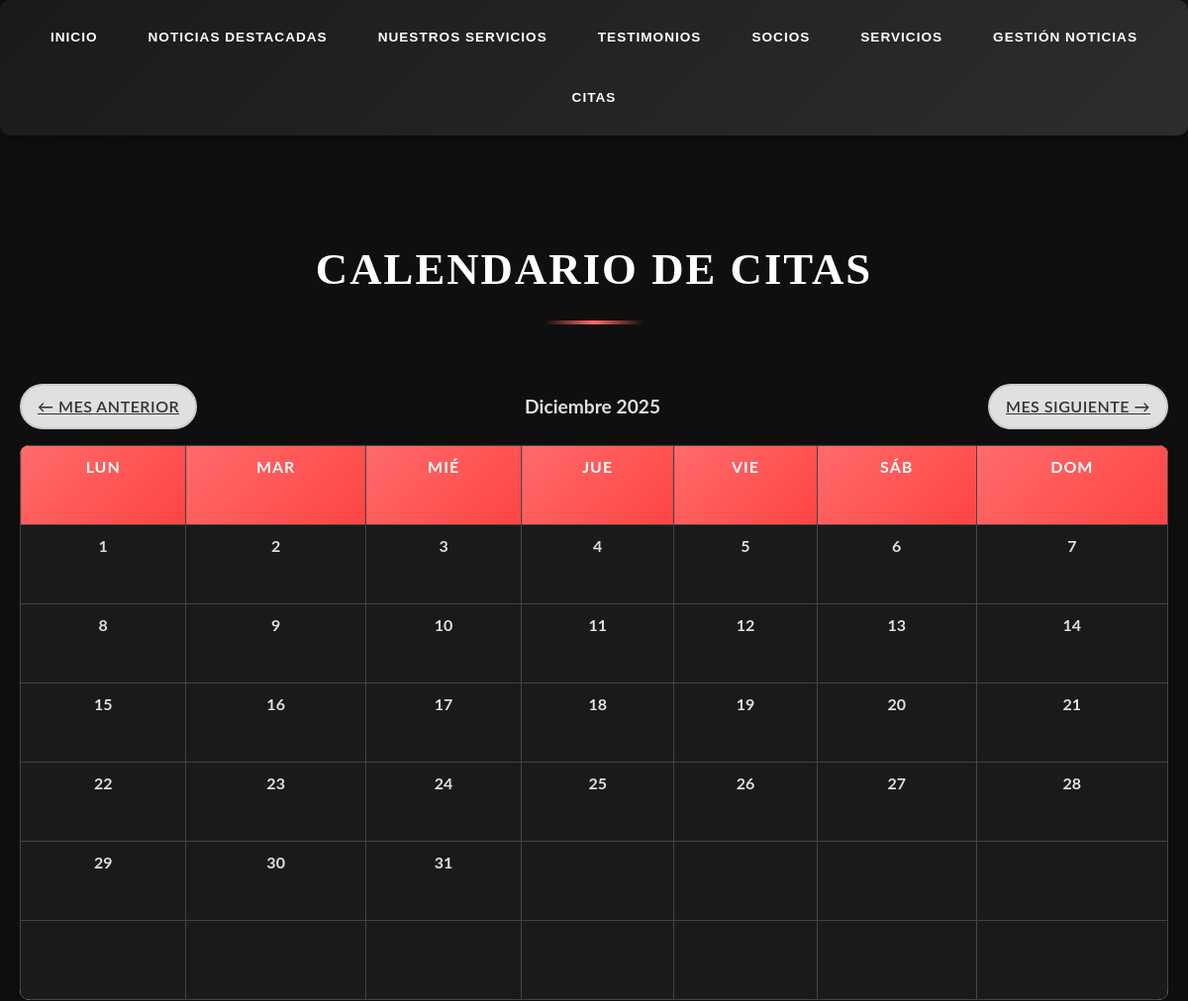
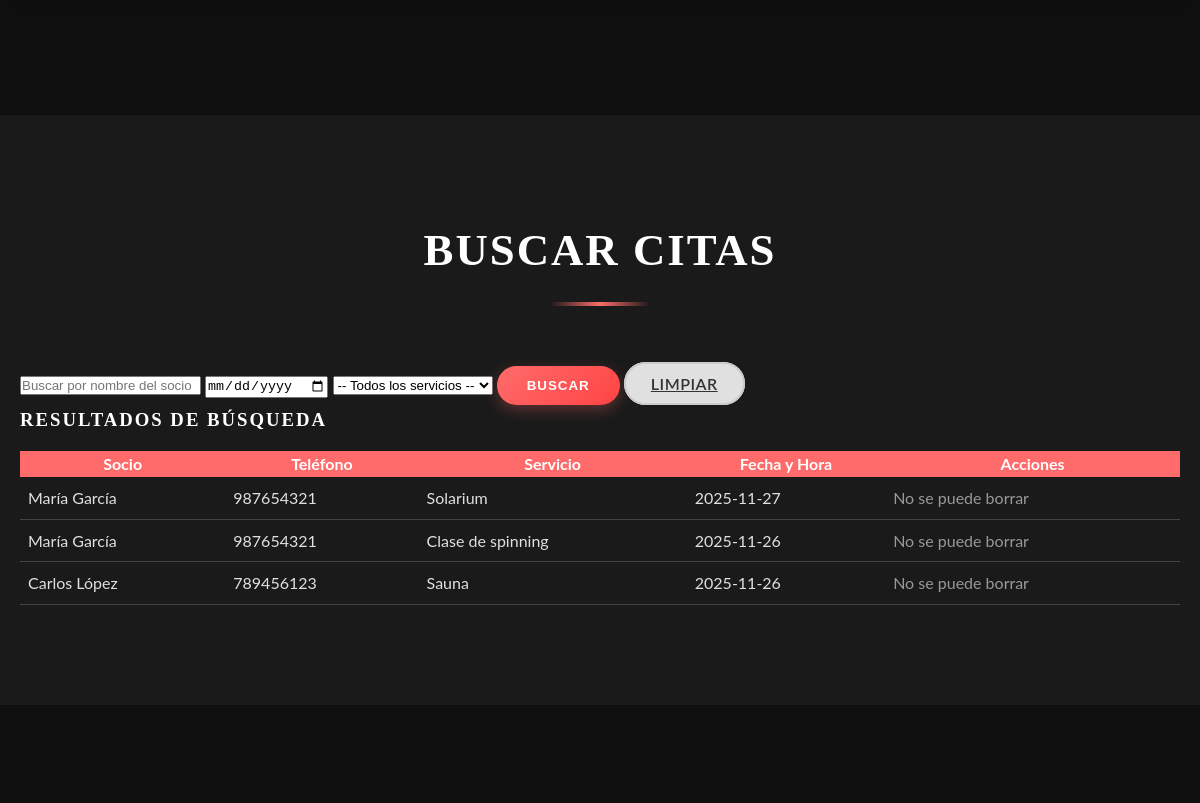
Before: /app/cita.php (upper part) with the older database file (2 pictures, top to bottom).
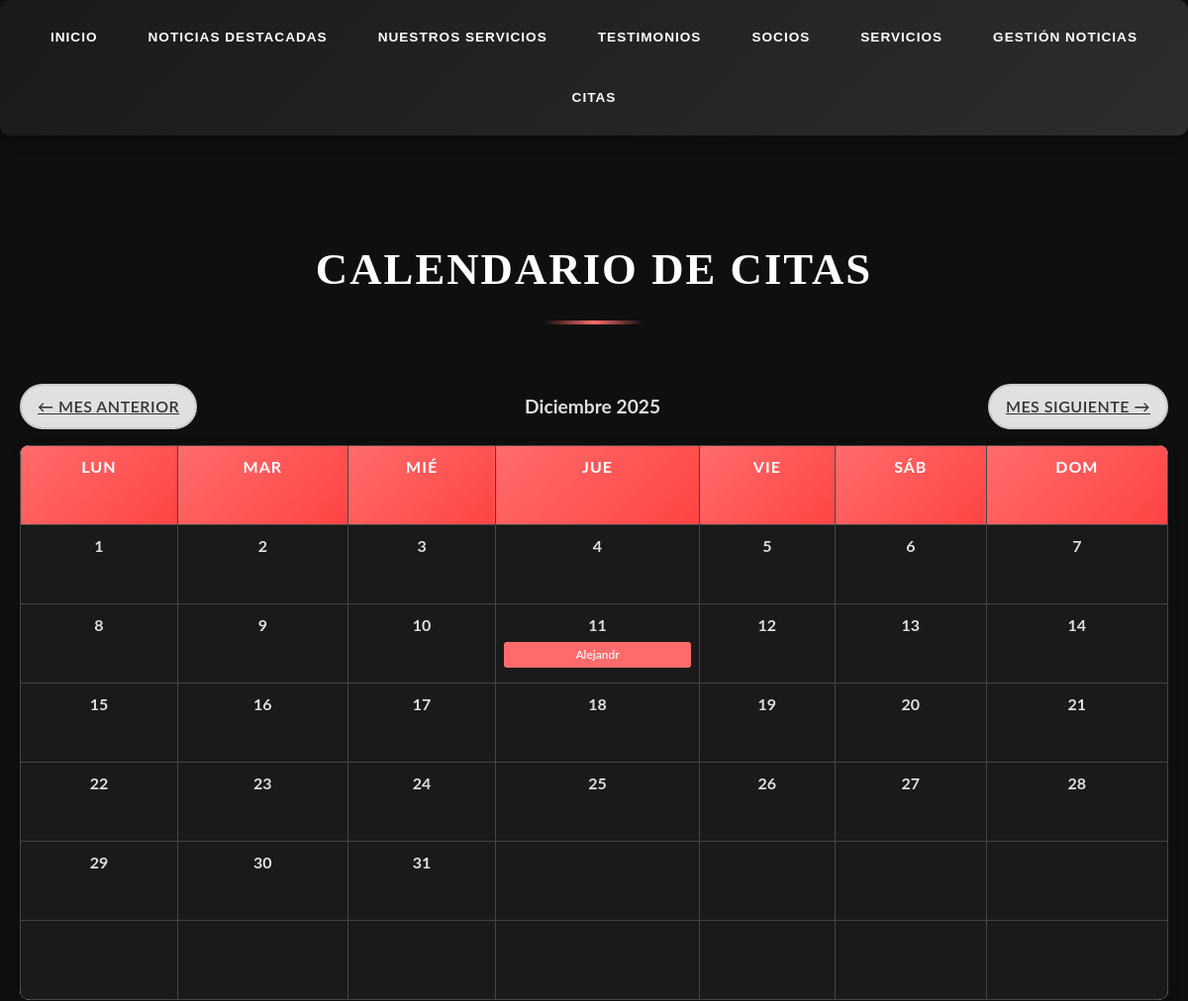
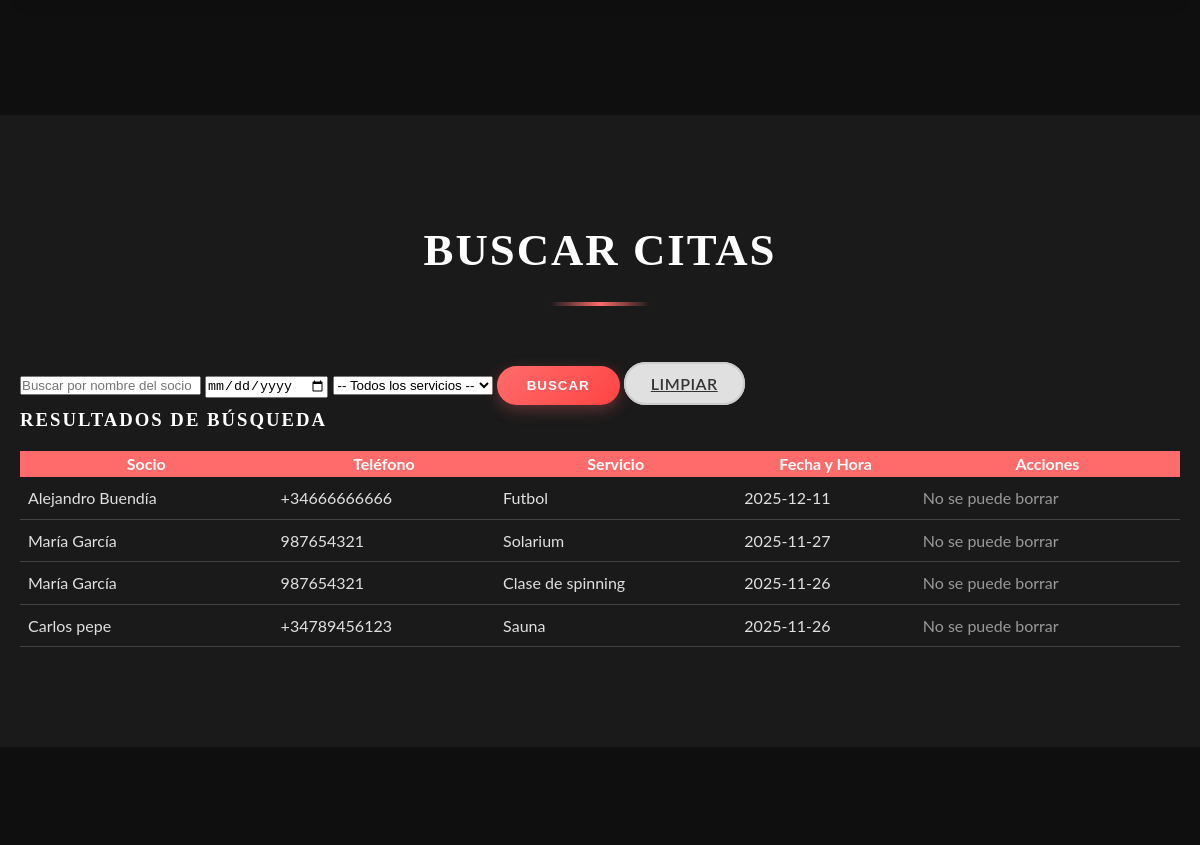
After: the same page with the newer database file (2 pictures, top to bottom).
### tables this page shows
CREATE TABLE IF NOT EXISTS citas
(
    id INT AUTO_INCREMENT PRIMARY KEY,
    id_socio INT NOT NULL,
    id_servicio INT NOT NULL,
    fecha_cita DATE NOT NULL,
    hora_cita TIME NOT NULL, 
    FOREIGN KEY (id_socio) REFERENCES usuarios(id) 
        ON DELETE CASCADE,
    FOREIGN KEY (id_servicio) REFERENCES servicios(id) 
        ON DELETE CASCADE
);

CREATE TABLE
IF NOT EXISTS usuarios
(
    id INT AUTO_INCREMENT PRIMARY KEY,
    nombre VARCHAR(100) NOT NULL,
    edad INT,
    clave VARCHAR(255) NOT NULL,
    rol ENUM('socio','administrador') NOT NULL DEFAULT 'socio',
    telefono VARCHAR(20) UNIQUE,
    foto VARCHAR(100),
    fecha_registro TIMESTAMP DEFAULT CURRENT_TIMESTAMP
);

CREATE TABLE IF NOT EXISTS servicios
(
    id INT AUTO_INCREMENT PRIMARY KEY,
    descripcion VARCHAR(255) NOT NULL,
    duracion INT NOT NULL,
    precio DECIMAL(10, 2) NOT NULL
);

### app/cita.php (the view, shortened to what the changed rows need)
<?php
require_once 'db_config.php';
try {
    $pdo = new PDO("mysql:host=$db_host;dbname=$db_name;charset=utf8mb4", $db_user, $db_password);
    $pdo->setAttribute(PDO::ATTR_ERRMODE, PDO::ERRMODE_EXCEPTION);
} catch (PDOException $e) {
    echo '<p class="error">❌ Error de conexión: ' . htmlspecialchars($e->getMessage()) . '</p>';
    exit;
}
$mes = isset($_GET['mes']) && is_numeric($_GET['mes']) ? (int)$_GET['mes'] : (int)date('m');
$año = isset($_GET['año']) && is_numeric($_GET['año']) ? (int)$_GET['año'] : (int)date('Y');
$fecha_inicio = "$año-" . str_pad($mes, 2, '0', STR_PAD_LEFT) . "-01";
$fecha_fin = date('Y-m-t', strtotime($fecha_inicio));
$sql_citas = "SELECT c.*, u.nombre as socio, u.telefono, s.descripcion as servicio
              FROM citas c
              JOIN usuarios u ON c.id_socio = u.id
              JOIN servicios s ON c.id_servicio = s.id
              WHERE DATE(c.fecha_cita) BETWEEN :inicio AND :fin
              ORDER BY c.fecha_cita ASC";
$stmt_citas = $pdo->prepare($sql_citas);
$stmt_citas->execute([':inicio' => $fecha_inicio, ':fin' => $fecha_fin]);
$citas_mes = $stmt_citas->fetchAll(PDO::FETCH_ASSOC);
$citas_agrupadas = [];
foreach ($citas_mes as $cita) {
    $fecha_key = substr($cita['fecha_cita'], 0, 10);
    if (!isset($citas_agrupadas[$fecha_key])) {
        $citas_agrupadas[$fecha_key] = [];
    }
    $citas_agrupadas[$fecha_key][] = $cita;
}
?>
<!DOCTYPE html>
<html lang="es">
<head>
    <link rel="stylesheet" href="css/styles.css">
</head>
<body>
<div class="container2">
    <main>
        <section id="calendario-citas">
            <div class="container">
                <h2>Calendario de Citas</h2>
<?php
$primer_dia = new DateTime("$año-" . str_pad($mes, 2, '0', STR_PAD_LEFT) . "-01");
$dias_en_mes = (int)$primer_dia->format('t');
$dia_semana_inicio = (int)$primer_dia->format('w');
echo '<table class="calendar">
    <thead>
        <tr>
            <th>Lun</th><th>Mar</th><th>Mié</th><th>Jue</th><th>Vie</th><th>Sáb</th><th>Dom</th>
        </tr>
    </thead>
    <tbody>';
$dia = 1;
for ($semana = 0; $semana < 6; $semana++) {
    echo '<tr>';
    for ($dow = 1; $dow <= 7; $dow++) {
        if (($semana === 0 && $dow < $dia_semana_inicio) || $dia > $dias_en_mes) {
            echo '<td class="otros-meses"></td>';
        } else {
            $fecha_actual = "$año-" . str_pad($mes, 2, '0', STR_PAD_LEFT) . "-" . str_pad($dia, 2, '0', STR_PAD_LEFT);
            $tiene_citas = isset($citas_agrupadas[$fecha_actual]);
            echo '<td ' . ($tiene_citas ? 'class="tiene-citas"' : '') . '>';
            echo '<div class="day-number">' . $dia . '</div>';
            if ($tiene_citas) {
                foreach (array_slice($citas_agrupadas[$fecha_actual], 0, 3) as $c) {
                    echo '<div class="cita-item" title="' . htmlspecialchars($c['socio'] . ' - ' . $c['servicio'] . ' - ' . substr($c['fecha_cita'], 11, 5)) . '">';
                    echo htmlspecialchars(substr($c['fecha_cita'], 11, 5) . ' ' . substr($c['socio'], 0, 8));
                    echo '</div>';
                }
            }
            echo '</td>';
            $dia++;
        }
    }
    echo '</tr>';
}
echo '</tbody></table>';
?>
            </div>
        </section>
        <section id="buscador-citas">
            <div class="container">
                <h2>Buscar Citas</h2>
<?php
$sql_busqueda = "SELECT c.*, u.nombre as socio, u.telefono, s.descripcion as servicio
                 FROM citas c
                 JOIN usuarios u ON c.id_socio = u.id
                 JOIN servicios s ON c.id_servicio = s.id
                 WHERE 1=1";
$params = [];
$sql_busqueda .= " ORDER BY c.fecha_cita DESC";
$stmt_busqueda = $pdo->prepare($sql_busqueda);
if ($params) $stmt_busqueda->execute($params);
else $stmt_busqueda = $pdo->query($sql_busqueda);
$resultados = $stmt_busqueda->fetchAll(PDO::FETCH_ASSOC);
if ($resultados) {
    echo '<table style="width:100%; border-collapse: collapse; margin-top: 1rem;">';
    echo '<tr style="background-color: #ff6b6b; color: white;"><th>Socio</th><th>Teléfono</th><th>Servicio</th><th>Fecha y Hora</th><th>Acciones</th></tr>';
    $hoy = date('Y-m-d');
    foreach ($resultados as $cita) {
        $fecha_cita = substr($cita['fecha_cita'], 0, 10);
        $puede_borrar = ($fecha_cita > $hoy) ? 1 : 0;
        echo '<tr style="border-bottom: 1px solid #444; padding: 0.5rem;">';
        echo '<td style="padding: 0.5rem;">' . htmlspecialchars($cita['socio']) . '</td>';
        echo '<td style="padding: 0.5rem;">' . htmlspecialchars($cita['telefono']) . '</td>';
        echo '<td style="padding: 0.5rem;">' . htmlspecialchars($cita['servicio']) . '</td>';
        echo '<td style="padding: 0.5rem;">' . htmlspecialchars($cita['fecha_cita']) . '</td>';
        echo '<td style="padding: 0.5rem;">';
        if ($puede_borrar) {
            echo '<a href="eliminar_cita.php?id=' . $cita['id'] . '" class="button button-small" onclick="return confirm(\'¿Seguro que deseas eliminar esta cita?\');">Borrar</a>';
        } else {
            echo '<span style="color: #999;">No se puede borrar</span>';
        }
        echo '</td></tr>';
    }
    echo '</table>';
} else if (!empty($_GET['buscar_socio']) || !empty($_GET['buscar_fecha']) || !empty($_GET['buscar_servicio'])) {
    echo '<p>No se encontraron citas con los criterios de búsqueda.</p>';
}
?>
            </div>
        </section>
    </main>
</div>
</body>
</html>

Changed rows visible on the page:
added citas: fecha_cita.nombre "Alejandr", id_socio.nombre "Alejandro Buendía", id_socio.telefono "+34666666666", id_servicio.descripcion "Futbol", fecha_cita "2025-12-11", shows "No se puede borrar"
changed through a linked row, citas "Sauna": id_socio.nombre "Carlos López" → "Carlos pepe"; id_socio.telefono "789456123" → "+34789456123"
